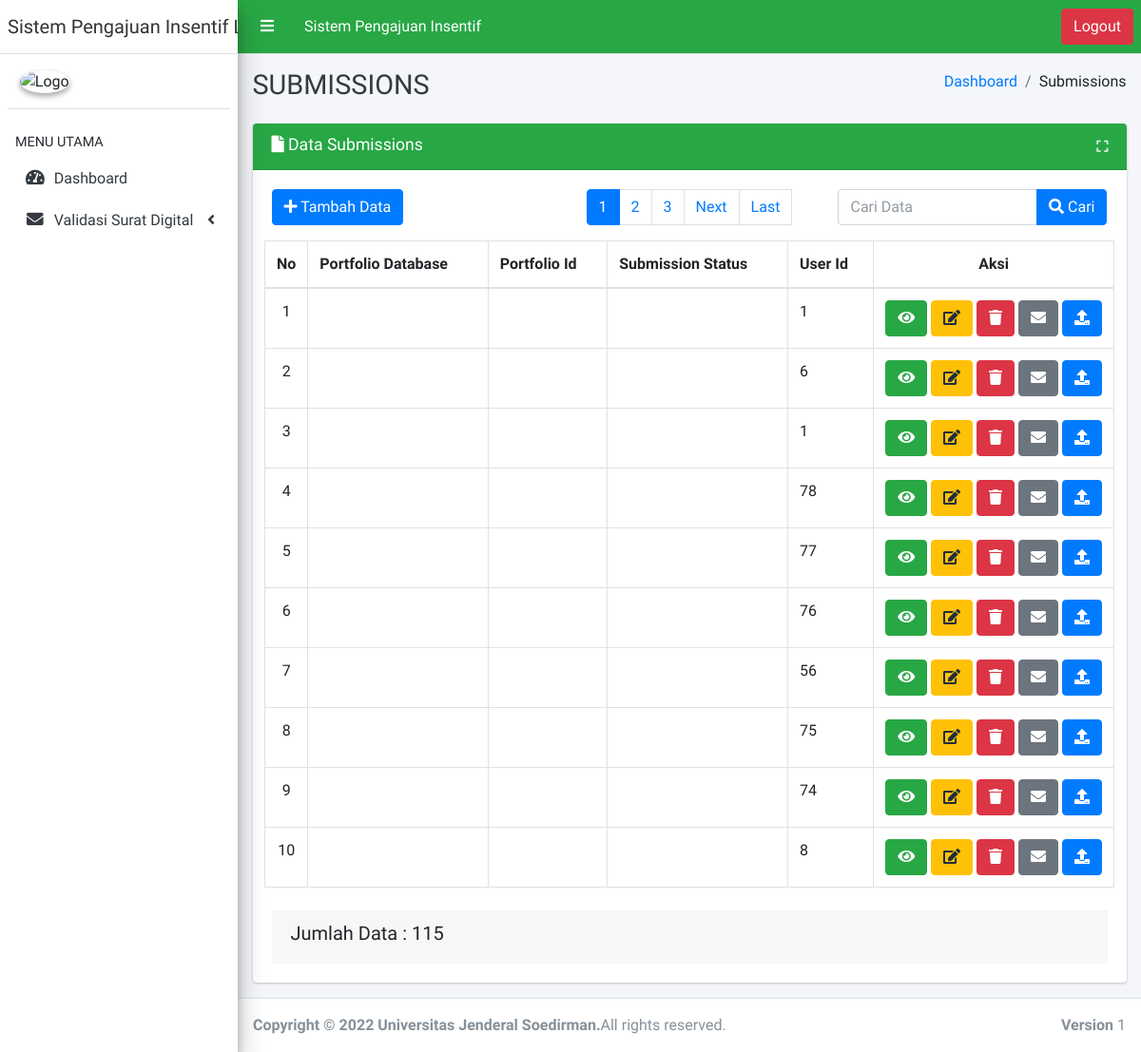
/index.php/submissions, run on an earlier commit of the app's database.
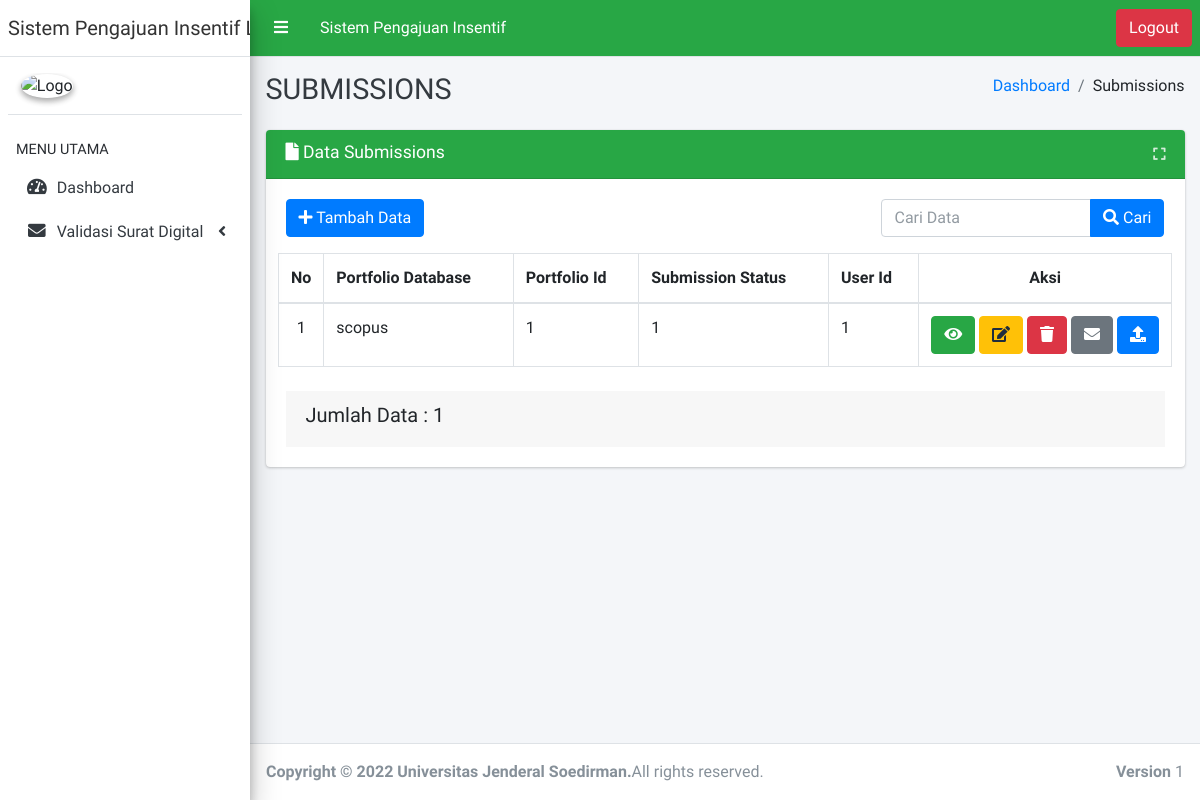
And on a later commit of the database.
### tables this page shows
CREATE TABLE `submissions` (
  `id` int NOT NULL,
  `user_id` int NOT NULL,
  `portfolio_id` int NOT NULL,
  `portfolio_database` varchar(16) NOT NULL,
  `submission_status` int NOT NULL
);

### application/libraries/Template.php (called while the page is built)
<?php if ( ! defined('BASEPATH')) exit('No direct script access allowed');
class Template {
		var $template_data = array();
		function set($name, $value)
		{
			$this->template_data[$name] = $value;
		}
		function load($template = '', $view = '' , $view_data = array(), $return = FALSE)
		{
			$this->CI =& get_instance();
			$this->set('contents', $this->CI->load->view($view, $view_data, TRUE));
			return $this->CI->load->view($template, $this->template_data, $return);
		}
}

### application/controllers/Submissions.php (called while the page is built, shortened)
<?php
class Submissions extends CI_Controller
{
    public function index()
    {
        $q = urldecode($this->input->get('q', TRUE));
        $start = intval($this->input->get('start'));
        if ($q <> '') {
            $config['base_url'] = site_url() . 'submissions/?q=' . urlencode($q);
            $config['first_url'] = site_url() . 'submissions/?q=' . urlencode($q);
        } else {
            $config['base_url'] = site_url() . 'submissions';
            $config['first_url'] = site_url() . 'submissions';
        }
        $config['per_page'] = 10;
        $config['page_query_string'] = TRUE;
        $config['total_rows'] = $this->Submissions_model->total_rows($q);
        $submissions = $this->Submissions_model->get_limit_data($config['per_page'], $start, $q);
        $this->pagination->initialize($config);
        $data = array(
            'submissions_data' => $submissions,
            'q' => $q,
            'pagination' => $this->pagination->create_links(),
            'total_rows' => $config['total_rows'],
            'start' => $start,
        );
        $this->template->load('layout/master', 'submissions/submissions_list', $data);
    }
}

### index.php (called while the page is built, shortened)
<?php
require_once BASEPATH.'core/CodeIgniter.php';

### application/models/Submissions_model.php (called while the page is built, shortened)
<?php
class Submissions_model extends CI_Model
{
    public $table = 'submissions';
    public $id = 'id';
    public $order = 'DESC';
    function total_rows($q = NULL)
    {
        $this->db->like('id', $q);
        $this->db->or_like('portfolio_database', $q);
        $this->db->or_like('portfolio_id', $q);
        $this->db->or_like('submission_status', $q);
        $this->db->or_like('user_id', $q);
        $this->db->from($this->table);
        return $this->db->count_all_results();
    }
    function get_limit_data($limit, $start = 0, $q = NULL)
    {
        $this->db->order_by($this->id, $this->order);
        $this->db->like('id', $q);
        $this->db->or_like('portfolio_database', $q);
        $this->db->or_like('portfolio_id', $q);
        $this->db->or_like('submission_status', $q);
        $this->db->or_like('user_id', $q);
        $this->db->limit($limit, $start);
        return $this->db->get($this->table)->result();
    }
}

### application/views/submissions/submissions_list.php (the view, shortened to what the changed rows need)
<div class="row">
    <div class="col-md-12">
        <div class="card card-success">
            <div class="card-body">
                <div class="row">
                    <div class="col-4">
                        <?= $pagination ?>
                    </div>
                </div>
                <div class="table-responsive p-0">
                    <table class="table table-bordered table-hover text-nowrap" id="mytable">
                        <thead>
                            <tr>
                                <th class="text-center" width="5%">No</th>
                                <th>Portfolio Database</th>
                                <th>Portfolio Id</th>
                                <th>Submission Status</th>
                                <th>User Id</th>
                                <th class="text-center" width="15%">Aksi</th>
                            </tr>
                        </thead>
                        <tbody>
                            <?php $no = 1;
                            foreach ($submissions_data as $value) : ?>
                                <tr>
                                    <td class="text-center"><?= $no++ ?></td>
                                    <td><?= $value->portfolio_database ?></td>
                                    <td><?= $value->portfolio_id ?></td>
                                    <td><?= $value->submission_status ?></td>
                                    <td><?= $value->user_id ?></td>
                                    <td class="text-center">
                                        <a href="<?= site_url('submissions/read/' . $value->id) ?>" title="Lihat Detail Data" class="btn btn-success"><i class="fa fa-eye"></i></a>
                                        <a href="<?= site_url('submissions/update/' . $value->id) ?>" title="Ubah Data" class="btn btn-warning"><i class="fa fa-edit"></i></a>
                                        <a href="<?= site_url('submissions/delete/' . $value->id) ?>" title="Hapus Data" class="btn btn-danger hapus"><i class="fa fa-trash"></i></a>
                                        <a href="<?= site_url('') ?>" title="Ajukan Surat Permohonan kepada Rektor" class="btn btn-secondary"><i class="fa fa-envelope"></i></a>
                                        <a href="<?= site_url('') ?>" title="Update Data & Bukti" class="btn btn-primary"><i class="fa fa-upload"></i></a>
                                    </td>
                                </tr>
                            <?php endforeach ?>
                        </tbody>
                    </table>
                </div>
            </div>
            <div class="card-footer clearfix mt-2">
                <h5>Jumlah Data : <?= $total_rows ?></h5>
            </div>
        </div>
    </div>
</div>

### application/helpers/breadcrumb_helper.php (shortened to what the changed rows need)
<?php defined('BASEPATH') OR exit('no direct access');
if (!function_exists('generatedBreadcrumb')) {
    function generateBreadcrumb() {
        $ci = &get_instance();
        $i = 1;
        $uri = $ci->uri->segment($i);
        $link = '';
        while ($uri != '') {
            if ($ci->uri->segment($i + 1) == '') {
                $link .= '<li class="breadcrumb-item">';
                $link .=  ucwords(str_replace('_', ' ', $ci->uri->segment($i))) . '</li>';
            } else {
                $link .= '<li class="breadcrumb-item">';
                $link .= ucwords(str_replace('_', ' ', $ci->uri->segment($i))) . '</li>';
            }
            $i++;
            $uri = $ci->uri->segment($i);
        }
        $link .= '';
        return $link;
    }
}

What changed in the data, as far as the page shows it:
removed submissions: user "1"
removed submissions: user "6"
removed submissions: user "1"
removed submissions: user "78"
removed submissions: user "77"
removed submissions: user "76"
removed submissions: user "56"
removed submissions: user "75"
removed submissions: user "74"
removed submissions: user "8"
added submissions: portfolio_database "scopus", portfolio "1", submission_status "1", user "1"
Also different on the page:
$total_rows: "115" → "1"
$pagination: "1 2 3 Next Last" → (not shown)
